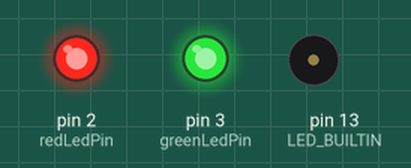
Simulated run of this program. Board: Arduino Nano, built with avr-gcc and run on an emulated ATmega328P. Parts: output pins drawn as LEDs (lit = HIGH), buzzer (waves = sounding). Pins used as bus, display or sensor lines are not drawn; what the program prints to the serial monitor is not drawn.

Above: at 4.2 s.
At 16.56 s:
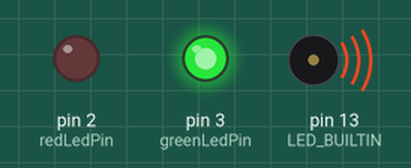
At 33.3 s:
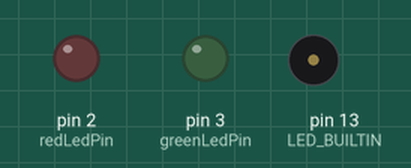
Timing chart, 0 to 40.0 s (numbered marks = the images above):
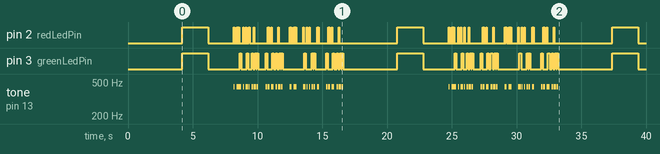

The program:

main.cpp
```cpp
#include <Arduino.h>
#include "blink.h"
#include "morse-code.h"
#include "chars.h"

const int wordsPerMinute = 30;
const String message = "EVERY DAY IS REMI DAY";

boolean doRunProgram;
String morseCodeForMessage;
int millisecondsPerUnit;
int buzzerPin = 13;
int redLedPin = 2;
int greenLedPin = 3;

boolean isCharacterValid(char character);
boolean parametersAreValid(int wordsPerMinute, String message);

void setup()
{
  // Open the serial port at 9600 bps
  Serial.begin(9600);
  Serial.println("-- setup start --");

  Serial.print("wordsPerMinute: ");
  Serial.println(wordsPerMinute);

  Serial.print("message: ");
  Serial.println(message);

  doRunProgram = parametersAreValid(wordsPerMinute, message);
  Serial.print("doRunProgram: ");
  Serial.println(doRunProgram);

  if (!doRunProgram)
  {
    return;
  }

  pinMode(LED_BUILTIN, OUTPUT);
  pinMode(13, OUTPUT);

  pinMode(redLedPin, OUTPUT);
  pinMode(greenLedPin, OUTPUT);

  const float secondsPerUnit = 60.0 / (float)(50 * wordsPerMinute);
  millisecondsPerUnit = (int)(secondsPerUnit * 1000.0);

  Serial.print("millisecondsPerUnit: ");
  Serial.println(millisecondsPerUnit);

  morseCodeForMessage = convertToMorseCode(message);
  Serial.print("morseCodeForMessage: ");
  Serial.println(morseCodeForMessage);

  Serial.println("-- setup end --");
}

void loop()
{
  Serial.println("-- loop start --");

  if (!doRunProgram)
  {
    return;
  }

  blinkMessageSpacer(millisecondsPerUnit);

  const int size = morseCodeForMessage.length();
  int i;
  for (i = 0; i < size; i++)
  {
    char code = morseCodeForMessage.charAt(i);

    Serial.print(code);

    switch (code)
    {
    case DOT:
      blinkDot(millisecondsPerUnit);
      blinkDotDashSpacer(millisecondsPerUnit);
      break;

    case DASH:
      blinkDash(millisecondsPerUnit);
      blinkDotDashSpacer(millisecondsPerUnit);
      break;

    case SPACE:
      blinkCharacterSpacer(millisecondsPerUnit);
      break;

    case SLASH:
      blinkWordSpacer(millisecondsPerUnit);
      break;
    }
  }

  Serial.print(NEWLINE);

  Serial.println("-- loop start --");
}

boolean parametersAreValid(int wordsPerMinute, String message)
{
  if (wordsPerMinute < 0)
  {
    return false;
  }

  const int messageLength = message.length();
  int i;
  for (i = 0; i < messageLength; i++)
  {
    const char character = message.charAt(i);
    boolean isValid = isCharacterValid(character);

    if (!isValid)
    {
      return false;
    }
  }

  return true;
}

boolean isCharacterValid(char character)
{
  const int asciiCode = (int)character;
  boolean isValidChar = asciiCode == 32 || (asciiCode >= 48 && asciiCode <= 57) || (asciiCode >= 65 && asciiCode <= 90);

  return isValidChar;
}
```

blink.cpp
```cpp
#include <Arduino.h>
#include "blink.h"

void blinkDot(int millisecondsPerUnit)
{
  digitalWrite(LED_BUILTIN, HIGH);
  digitalWrite(2, HIGH);
  tone(13, 440);

  delay(millisecondsPerUnit);
}

void blinkDash(int millisecondsPerUnit)
{
  digitalWrite(LED_BUILTIN, HIGH);
  digitalWrite(3, HIGH);
  tone(13, 440);

  delay(millisecondsPerUnit * 3);
}

void blinkDotDashSpacer(int millisecondsPerUnit)
{
  digitalWrite(LED_BUILTIN, LOW);
  digitalWrite(2, LOW);
  digitalWrite(3, LOW);
  noTone(13);

  delay(millisecondsPerUnit);
}

void blinkCharacterSpacer(int millisecondsPerUnit)
{
  digitalWrite(LED_BUILTIN, LOW);
  digitalWrite(2, LOW);
  digitalWrite(3, LOW);
  noTone(13);

  delay(millisecondsPerUnit * 3);
}

void blinkWordSpacer(int millisecondsPerUnit)
{
  digitalWrite(LED_BUILTIN, LOW);
  digitalWrite(2, LOW);
  digitalWrite(3, LOW);
  noTone(13);

  delay(millisecondsPerUnit * 7);
}

void blinkMessageSpacer(int millisecondsPerUnit)
{
  delay(2000);
  digitalWrite(LED_BUILTIN, LOW);
  digitalWrite(2, LOW);
  digitalWrite(3, LOW);
  delay(2000);
  digitalWrite(LED_BUILTIN, HIGH);
  digitalWrite(2, HIGH);
  digitalWrite(3, HIGH);
  delay(2000);
  digitalWrite(LED_BUILTIN, LOW);
  digitalWrite(2, LOW);
  digitalWrite(3, LOW);
  delay(2000);
}
```

blink.h
```cpp
#include <Arduino.h>

void blinkDot(int millisecondsPerUnit);

void blinkDash(int millisecondsPerUnit);

void blinkDotDashSpacer(int millisecondsPerUnit);

void blinkCharacterSpacer(int millisecondsPerUnit);

void blinkWordSpacer(int millisecondsPerUnit);

void blinkMessageSpacer(int millisecondsPerUnit);
```

chars.h
```cpp
const char DOT = '.';
const char DASH = '-';
const char SLASH = '/';
const char SPACE = ' ';
const char NEWLINE = '\n';
```

morse-code.cpp
```cpp
#include <Arduino.h>
#include "morse-code.h"

String convertToMorseCode(String plainText)
{
  String morseCode = "";
  int plainTextLength = plainText.length();

  int i;
  for (i = 0; i < plainTextLength; i++)
  {
    char character = plainText.charAt(i);

    String codeForCharacter = getMorseCodeForCharacter(character);
    if (codeForCharacter != "")
    {
      morseCode += codeForCharacter;

      // Add space between dits/dashed, except for the final character
      if (i <= plainTextLength - 1)
      {
        morseCode += " ";
      }
    }
  }

  return morseCode;
}

String getMorseCodeForCharacter(char character)
{
  switch (character)
  {
  case ' ':
    return "/";
  case 'A':
    return ".-";
  case 'B':
    return "-...";
  case 'C':
    return "-.-.";
  case 'D':
    return "-..";
  case 'E':
    return ".";
  case 'F':
    return "..-.";
  case 'G':
    return "--.";
  case 'H':
    return "....";
  case 'I':
    return "..";
  case 'J':
    return ".---";
  case 'K':
    return "-.-";
  case 'L':
    return ".-..";
  case 'M':
    return "--";
  case 'N':
    return "-.";
  case 'O':
    return "---";
  case 'P':
    return ".--.";
  case 'Q':
    return "--.-";
  case 'R':
    return ".-.";
  case 'S':
    return "...";
  case 'T':
    return "-";
  case 'U':
    return "..-";
  case 'V':
    return "...-";
  case 'W':
    return ".--";
  case 'X':
    return "-..-";
  case 'Y':
    return "-.--";
  case 'Z':
    return "..--";
  case '0':
    return "-----";
  case '1':
    return ".----";
  case '2':
    return "..---";
  case '3':
    return "...--";
  case '4':
    return "....-";
  case '5':
    return ".....";
  case '6':
    return "-....";
  case '7':
    return "--...";
  case '8':
    return "---..";
  case '9':
    return "----.";

  default:
    return "";
  }
}
```

morse-code.h
```cpp
#include <Arduino.h>

String convertToMorseCode(String plainText);

String getMorseCodeForCharacter(char character);
```

Measured:
- by itself, pin 2 (redLedPin), pin 3 (greenLedPin): moves between LOW and HIGH, repeating every 16.6 s
- by itself, tone on pin 13 (LED_BUILTIN): plays 440 Hz for 0.04 s, 440 Hz for 0.04 s, 440 Hz for 0.04 s, 440 Hz for 0.04 s, 440 Hz for 0.12 s, 440 Hz for 0.04 s … (88 notes in this stretch)
